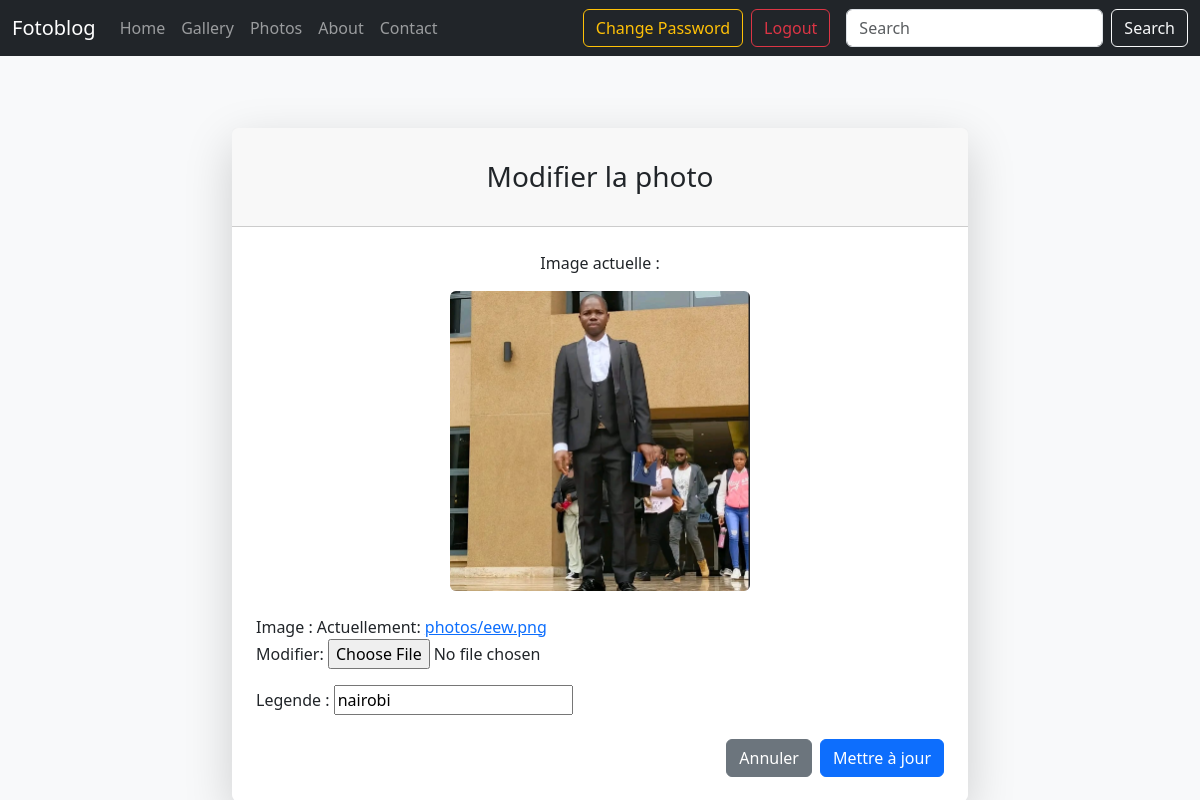
The app's page /photo/2/update/ (signed in) with its own data.
### blog/models.py (models this page shows, shortened)
class Photo(models.Model):
    image = models.ImageField(upload_to='photos/')
    caption = models.CharField(max_length=255, verbose_name='Legende')
    uploader = models.ForeignKey(settings.AUTH_USER_MODEL, on_delete=models.CASCADE, verbose_name='Televerseur' )
    date_created = models.DateTimeField(auto_now_add=True, verbose_name='Date de televersement')

### blog/views.py (the view, shortened to what this page needs)
# urls.py: path('photo/<int:pk>/update/', views.UpdatePhotoView.as_view(), name='photo_update'),
class UpdatePhotoView(PermissionRequiredMixin, UpdateView):
    model = Photo
    fields = ['image', 'caption']
    template_name = 'blog/photo_update_form.html'
    permission_required = 'blog.change_photo'
    login_url = 'blog:error404'

### blog/templates/blog/photo_update_form.html (shortened to what this page needs)
{% extends "base.html" %}
{% block content %}
<div class="row justify-content-center">
    <div class="col-md-8">
        <div class="card shadow-lg border-0 rounded-lg mt-5">
            <div class="card-header"><h3 class="text-center fw-light my-4">Modifier la photo</h3></div>
            <div class="card-body p-4">
                <div class="text-center mb-4">
                    <p>Image actuelle :</p>
                    {% if object.image %}
                    <img src="{{ object.image.url }}" alt="{{ object.caption }}" class="img-fluid rounded" style="max-height: 300px; object-fit: contain;">
                    {% else %}
                    <p>Aucune image actuelle.</p>
                    {% endif %}
                </div>
                <form method="post" enctype="multipart/form-data" novalidate>
                    {{ form.as_p }}
                    <div class="d-grid gap-2 d-md-flex justify-content-md-end mt-4">
                        <a href="{{ request.META.HTTP_REFERER|default:'blog:home' }}" class="btn btn-secondary">Annuler</a>
                        <button type="submit" class="btn btn-primary">Mettre à jour</button>
                    </div>
                </form>
            </div>
        </div>
    </div>
</div>
{% endblock content %}

### records on screen
Photo: image (picture), caption "nairobi"
